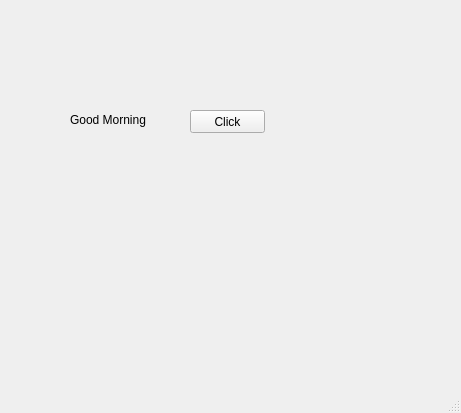
<?xml version="1.0" encoding="UTF-8"?>
<ui version="4.0">
 <class>MainWindow</class>
 <widget class="QMainWindow" name="MainWindow">
  <property name="geometry">
   <rect>
    <x>0</x>
    <y>0</y>
    <width>461</width>
    <height>413</height>
   </rect>
  </property>
  <property name="windowTitle">
   <string>MainWindow</string>
  </property>
  <widget class="QWidget" name="centralwidget">
   <widget class="QLabel" name="lbl">
    <property name="geometry">
     <rect>
      <x>70</x>
      <y>110</y>
      <width>101</width>
      <height>20</height>
     </rect>
    </property>
    <property name="text">
     <string>Good Morning</string>
    </property>
   </widget>
   <widget class="QPushButton" name="pb">
    <property name="geometry">
     <rect>
      <x>190</x>
      <y>110</y>
      <width>75</width>
      <height>23</height>
     </rect>
    </property>
    <property name="text">
     <string>Click</string>
    </property>
   </widget>
  </widget>
  <widget class="QMenuBar" name="menubar">
   <property name="geometry">
    <rect>
     <x>0</x>
     <y>0</y>
     <width>461</width>
     <height>21</height>
    </rect>
   </property>
  </widget>
  <widget class="QStatusBar" name="statusbar"/>
 </widget>
 <resources/>
 <connections/>
</ui>
